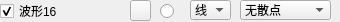
                   <widget class="QWidget" name="widget_16" native="true">
                    <property name="minimumSize">
                     <size>
                      <width>0</width>
                      <height>22</height>
                     </size>
                    </property>
                    <property name="maximumSize">
                     <size>
                      <width>16777215</width>
                      <height>22</height>
                     </size>
                    </property>
                    <widget class="QRadioButton" name="rdoBoldCurve16">
                     <property name="geometry">
                      <rect>
                       <x>160</x>
                       <y>3</y>
                       <width>16</width>
                       <height>16</height>
                      </rect>
                     </property>
                     <property name="text">
                      <string/>
                     </property>
                     <property name="checked">
                      <bool>false</bool>
                     </property>
                    </widget>
                    <widget class="QCheckBox" name="chkVisibleCurve16">
                     <property name="geometry">
                      <rect>
                       <x>0</x>
                       <y>3</y>
                       <width>125</width>
                       <height>16</height>
                      </rect>
                     </property>
                     <property name="text">
                      <string>波形16</string>
                     </property>
                     <property name="checked">
                      <bool>true</bool>
                     </property>
                    </widget>
                    <widget class="QPushButton" name="btnColourCurve16">
                     <property name="geometry">
                      <rect>
                       <x>130</x>
                       <y>0</y>
                       <width>21</width>
                       <height>21</height>
                      </rect>
                     </property>
                     <property name="text">
                      <string/>
                     </property>
                    </widget>
                    <widget class="QComboBox" name="cmbLineStyle16">
                     <property name="geometry">
                      <rect>
                       <x>190</x>
                       <y>0</y>
                       <width>41</width>
                       <height>20</height>
                      </rect>
                     </property>
                     <property name="currentIndex">
                      <number>1</number>
                     </property>
                     <item>
                      <property name="text">
                       <string>点</string>
                      </property>
                     </item>
                     <item>
                      <property name="text">
                       <string>线</string>
                      </property>
                     </item>
                     <item>
                      <property name="text">
                       <string>左</string>
                      </property>
                     </item>
                     <item>
                      <property name="text">
                       <string>右</string>
                      </property>
                     </item>
                     <item>
                      <property name="text">
                       <string>中</string>
                      </property>
                     </item>
                     <item>
                      <property name="text">
                       <string>积</string>
                      </property>
                     </item>
                    </widget>
                    <widget class="QComboBox" name="cmbScatterStyle16">
                     <property name="geometry">
                      <rect>
                       <x>240</x>
                       <y>0</y>
                       <width>91</width>
                       <height>20</height>
                      </rect>
                     </property>
                     <property name="focusPolicy">
                      <enum>Qt::WheelFocus</enum>
                     </property>
                     <property name="maxVisibleItems">
                      <number>20</number>
                     </property>
                     <item>
                      <property name="text">
                       <string>无散点</string>
                      </property>
                      <property name="icon">
                       <iconset resource="res.qrc">
                        <normaloff>:/pic/ssNone.png</normaloff>:/pic/ssNone.png</iconset>
                      </property>
                     </item>
                     <item>
                      <property name="text">
                       <string>x形</string>
                      </property>
                      <property name="icon">
                       <iconset resource="res.qrc">
                        <normaloff>:/pic/ssCross.png</normaloff>:/pic/ssCross.png</iconset>
                      </property>
                     </item>
                     <item>
                      <property name="text">
                       <string>+形</string>
                      </property>
                      <property name="icon">
                       <iconset resource="res.qrc">
                        <normaloff>:/pic/ssPlus.png</normaloff>:/pic/ssPlus.png</iconset>
                      </property>
                     </item>
                     <item>
                      <property name="text">
                       <string>空心圆</string>
                      </property>
                      <property name="icon">
                       <iconset resource="res.qrc">
                        <normaloff>:/pic/ssCircle.png</normaloff>:/pic/ssCircle.png</iconset>
                      </property>
                     </item>
                     <item>
                      <property name="text">
                       <string>实心圆</string>
                      </property>
                      <property name="icon">
                       <iconset resource="res.qrc">
                        <normaloff>:/pic/ssDisc.png</normaloff>:/pic/ssDisc.png</iconset>
                      </property>
                     </item>
                     <item>
                      <property name="text">
                       <string>矩形</string>
                      </property>
                      <property name="icon">
                       <iconset resource="res.qrc">
                        <normaloff>:/pic/ssSquare.png</normaloff>:/pic/ssSquare.png</iconset>
                      </property>
                     </item>
                     <item>
                      <property name="text">
                       <string>菱形</string>
                      </property>
                      <property name="icon">
                       <iconset resource="res.qrc">
                        <normaloff>:/pic/ssDiamond.png</normaloff>:/pic/ssDiamond.png</iconset>
                      </property>
                     </item>
                     <item>
                      <property name="text">
                       <string>星形</string>
                      </property>
                      <property name="icon">
                       <iconset resource="res.qrc">
                        <normaloff>:/pic/ssStar.png</normaloff>:/pic/ssStar.png</iconset>
                      </property>
                     </item>
                     <item>
                      <property name="text">
                       <string>正三角</string>
                      </property>
                      <property name="icon">
                       <iconset resource="res.qrc">
                        <normaloff>:/pic/ssTriangle.png</normaloff>:/pic/ssTriangle.png</iconset>
                      </property>
                     </item>
                     <item>
                      <property name="text">
                       <string>倒三角</string>
                      </property>
                      <property name="icon">
                       <iconset resource="res.qrc">
                        <normaloff>:/pic/ssTriangleInverted.png</normaloff>:/pic/ssTriangleInverted.png</iconset>
                      </property>
                     </item>
                     <item>
                      <property name="text">
                       <string>x框</string>
                      </property>
                      <property name="icon">
                       <iconset resource="res.qrc">
                        <normaloff>:/pic/ssCrossSquare.png</normaloff>:/pic/ssCrossSquare.png</iconset>
                      </property>
                     </item>
                     <item>
                      <property name="text">
                       <string>+框</string>
                      </property>
                      <property name="icon">
                       <iconset resource="res.qrc">
                        <normaloff>:/pic/ssPlusSquare.png</normaloff>:/pic/ssPlusSquare.png</iconset>
                      </property>
                     </item>
                     <item>
                      <property name="text">
                       <string>x圆</string>
                      </property>
                      <property name="icon">
                       <iconset resource="res.qrc">
                        <normaloff>:/pic/ssCrossCircle.png</normaloff>:/pic/ssCrossCircle.png</iconset>
                      </property>
                     </item>
                     <item>
                      <property name="text">
                       <string>+圆</string>
                      </property>
                      <property name="icon">
                       <iconset resource="res.qrc">
                        <normaloff>:/pic/ssPlusCircle.png</normaloff>:/pic/ssPlusCircle.png</iconset>
                      </property>
                     </item>
                     <item>
                      <property name="text">
                       <string>和平</string>
                      </property>
                      <property name="icon">
                       <iconset resource="res.qrc">
                        <normaloff>:/pic/ssPeace.png</normaloff>:/pic/ssPeace.png</iconset>
                      </property>
                     </item>
                    </widget>
                   </widget>
